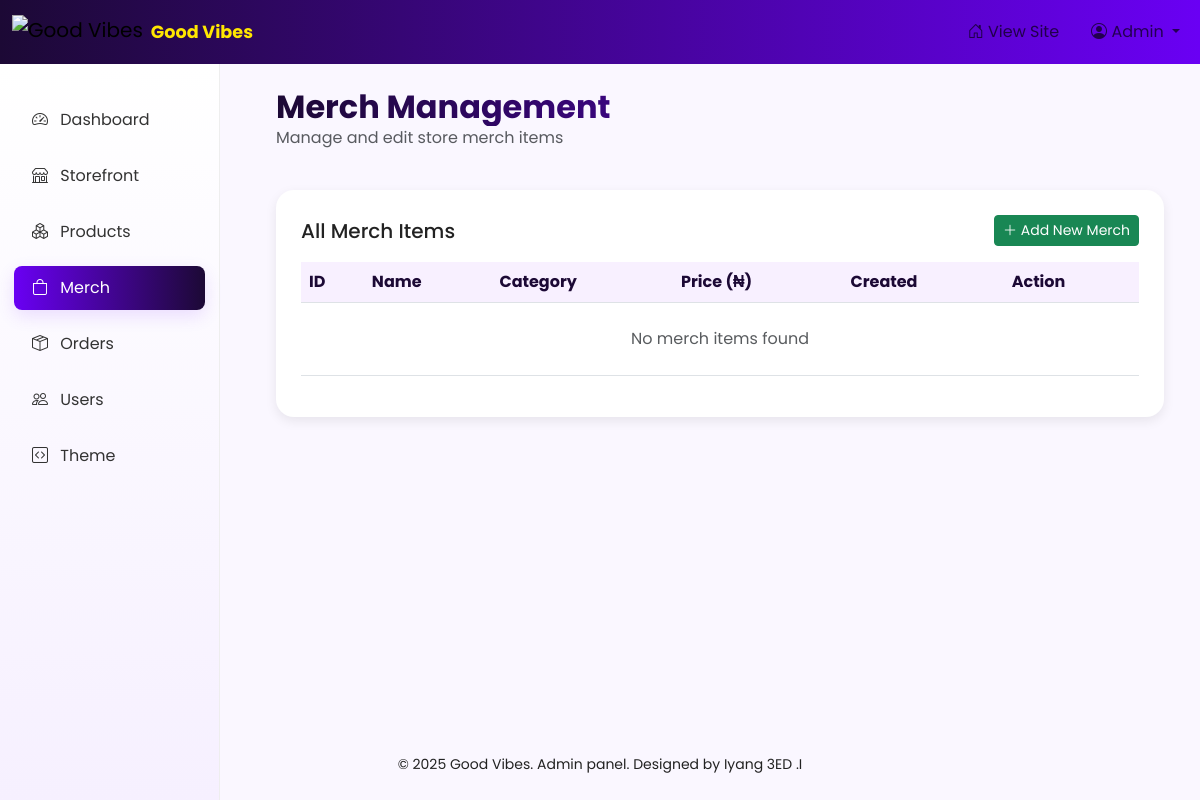
Page /admin/merch.php (signed in) on the earlier database version.
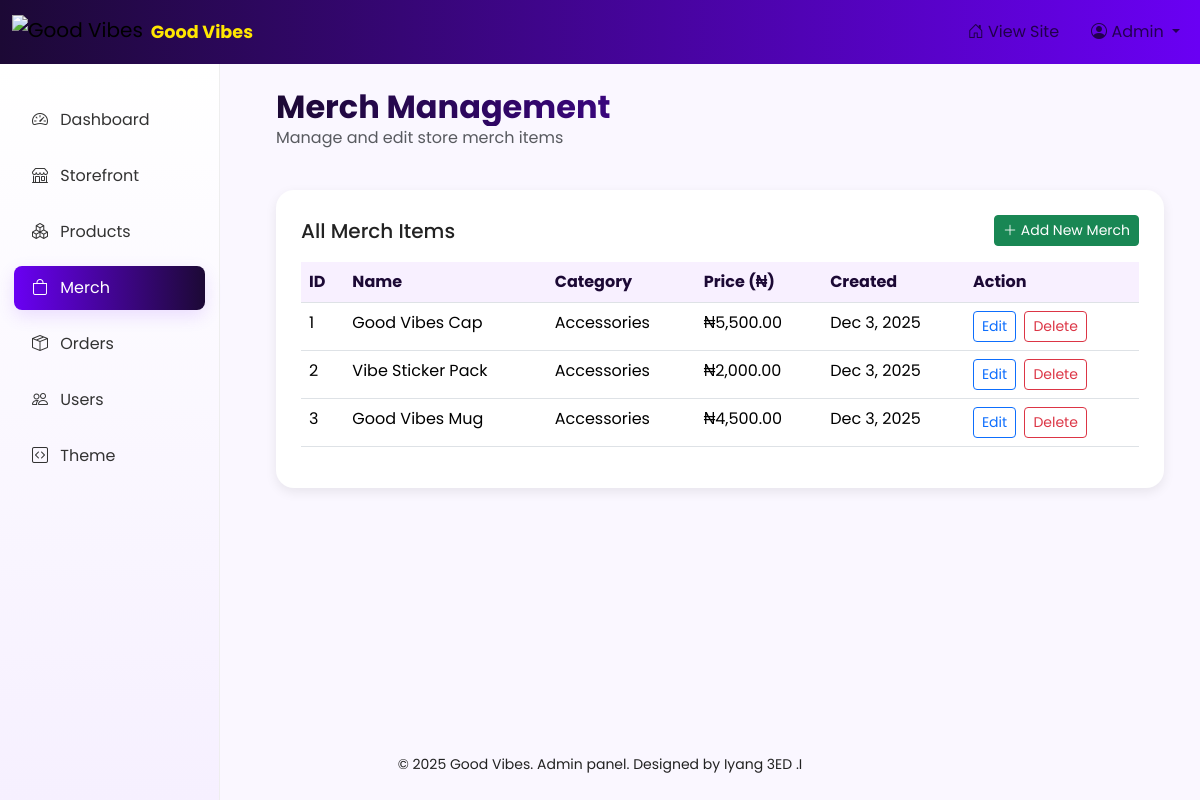
Same page on the later database version.
### tables this page shows
CREATE TABLE merch (
  id INT AUTO_INCREMENT PRIMARY KEY,
  product_name VARCHAR(255) NOT NULL,
  category VARCHAR(100),
  description TEXT,
  price DECIMAL(10,2),
  image VARCHAR(255),
  created_at TIMESTAMP DEFAULT CURRENT_TIMESTAMP
);

### admin/merch.php (the view, shortened to what this page needs)
<?php
require '../db_connect.php';
$merchItems = $conn->query("SELECT id, product_name, category, price, created_at FROM merch ORDER BY created_at DESC");
?>
<?php include __DIR__ . '/../theme/header.php'; ?>
<div class="container-fluid">
  <div class="row mb-4">
    <div class="col-12">
      <h2 class="mb-0">Merch Management</h2>
      <p class="text-muted">Manage and edit store merch items</p>
    </div>
  </div>
  <div class="gv-card">
    <div class="d-flex justify-content-between align-items-center mb-3">
      <h5 class="mb-0">All Merch Items</h5>
      <a href="add_merch.php" class="btn btn-success btn-sm">
        <i class="bi bi-plus-lg"></i> Add New Merch
      </a>
    </div>
    <div class="table-responsive">
      <table class="table table-hover">
        <thead>
          <tr>
            <th>ID</th>
            <th>Name</th>
            <th>Category</th>
            <th>Price (₦)</th>
            <th>Created</th>
            <th>Action</th>
          </tr>
        </thead>
        <tbody>
          <?php if ($merchItems && $merchItems->num_rows > 0): ?>
            <?php while ($merch = $merchItems->fetch_assoc()): ?>
              <tr>
                <td><?php echo $merch['id']; ?></td>
                <td><?php echo htmlspecialchars($merch['product_name']); ?></td>
                <td><?php echo htmlspecialchars($merch['category'] ?? ''); ?></td>
                <td>₦<?php echo number_format($merch['price'], 2); ?></td>
                <td><?php echo isset($merch['created_at']) ? date('M j, Y', strtotime($merch['created_at'])) : ''; ?></td>
                <td>
                  <a href="merch.php?edit=<?php echo $merch['id']; ?>" class="btn btn-sm btn-outline-primary me-1">
                    Edit
                  </a>
                  <a href="merch.php?delete=<?php echo $merch['id']; ?>"
                     class="btn btn-sm btn-outline-danger"
                     onclick="return confirm('Are you sure you want to delete this merch item?');">
                    Delete
                  </a>
                </td>
              </tr>
            <?php endwhile; ?>
          <?php else: ?>
            <tr>
              <td colspan="6" class="text-center text-muted py-4">No merch items found</td>
            </tr>
          <?php endif; ?>
        </tbody>
      </table>
    </div>
  </div>
</div>
<?php include __DIR__ . '/../theme/footer.php'; ?>

Differences in the rows shown:
added merch: id "1", product_name "Good Vibes Cap", category "Accessories", price "5,500.00", created_at "Dec 3, 2025"
added merch: id "2", product_name "Vibe Sticker Pack", category "Accessories", price "2,000.00", created_at "Dec 3, 2025"
added merch: id "3", product_name "Good Vibes Mug", category "Accessories", price "4,500.00", created_at "Dec 3, 2025"
Other differences:
text no longer shown: "No merch items found"
